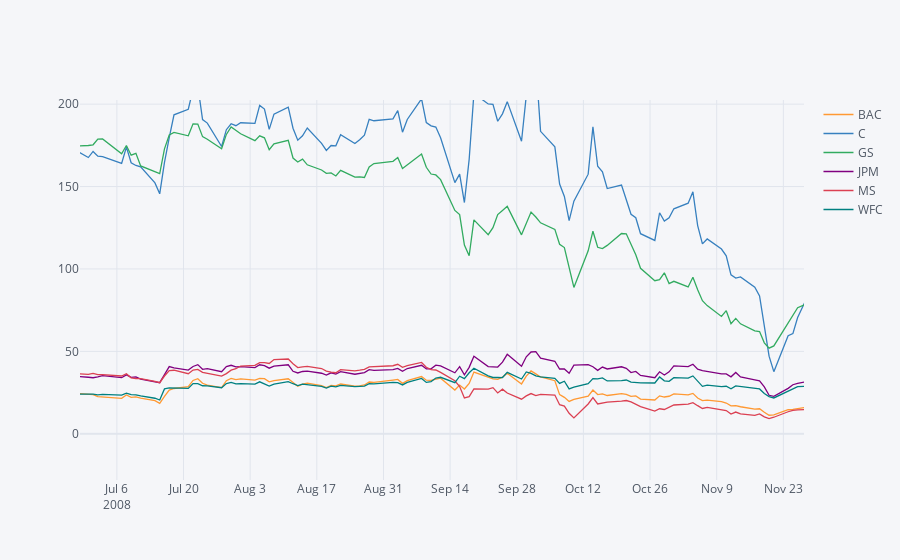

Write notebook code for a chart like this one.
### Code cell
bank_stocks.xs(key='Close',axis=1, level='Stock Info').iplot()

### Figure 1 — Plotly figure (JSON) as saved in the notebook; plotly's stock layout.template omitted (floating-point values rounded to 4 significant figures; data arrays with more than 128 entries replaced by an {"elided": "..."} marker saying what was removed)
{"data": [{"line": {"color": "rgba(255, 153, 51, 1.0)", "dash": "solid", "shape": "linear", "width": 1.3}, "mode": "lines", "name": "BAC", "text": "", "type": "scatter", "x": {"elided": "2517 str values"}, "y": {"elided": "2517 float values"}}, {"line": {"color": "rgba(55, 128, 191, 1.0)", "dash": "solid", "shape": "linear", "width": 1.3}, "mode": "lines", "name": "C", "text": "", "type": "scatter", "x": {"elided": "2517 str values"}, "y": {"elided": "2517 float values"}}, {"line": {"color": "rgba(50, 171, 96, 1.0)", "dash": "solid", "shape": "linear", "width": 1.3}, "mode": "lines", "name": "GS", "text": "", "type": "scatter", "x": {"elided": "2517 str values"}, "y": {"elided": "2517 float values"}}, {"line": {"color": "rgba(128, 0, 128, 1.0)", "dash": "solid", "shape": "linear", "width": 1.3}, "mode": "lines", "name": "JPM", "text": "", "type": "scatter", "x": {"elided": "2517 str values"}, "y": {"elided": "2517 float values"}}, {"line": {"color": "rgba(219, 64, 82, 1.0)", "dash": "solid", "shape": "linear", "width": 1.3}, "mode": "lines", "name": "MS", "text": "", "type": "scatter", "x": {"elided": "2517 str values"}, "y": {"elided": "2517 float values"}}, {"line": {"color": "rgba(0, 128, 128, 1.0)", "dash": "solid", "shape": "linear", "width": 1.3}, "mode": "lines", "name": "WFC", "text": "", "type": "scatter", "x": {"elided": "2517 str values"}, "y": {"elided": "2517 float values"}}], "layout": {"autosize": true, "legend": {"bgcolor": "#F5F6F9", "font": {"color": "#4D5663"}}, "paper_bgcolor": "#F5F6F9", "plot_bgcolor": "#F5F6F9", "title": {"font": {"color": "#4D5663"}}, "xaxis": {"autorange": false, "gridcolor": "#E1E5ED", "range": ["2008-06-28 06:07:51.9533", "2008-11-27 08:03:27.3779"], "showgrid": true, "tickfont": {"color": "#4D5663"}, "title": {"font": {"color": "#4D5663"}, "text": ""}, "type": "date", "zerolinecolor": "#E1E5ED"}, "yaxis": {"autorange": false, "gridcolor": "#E1E5ED", "range": [-28.02, 202.5], "showgrid": true, "tickfont": {"color": "#4D5663"}, "title": {"font": {"color": "#4D5663"}, "text": ""}, "type": "linear", "zerolinecolor": "#E1E5ED"}}}
